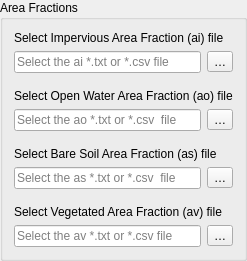
            <widget class="QGroupBox" name="groupBox_2">
             <property name="sizePolicy">
              <sizepolicy hsizetype="Minimum" vsizetype="Minimum">
               <horstretch>0</horstretch>
               <verstretch>0</verstretch>
              </sizepolicy>
             </property>
             <property name="toolTip">
              <string>&lt;html&gt;&lt;head/&gt;&lt;body&gt;&lt;p&gt;Note that ai + ao + as + av = 1.&lt;/p&gt;&lt;/body&gt;&lt;/html&gt;</string>
             </property>
             <property name="title">
              <string>Area Fractions</string>
             </property>
             <layout class="QVBoxLayout" name="verticalLayout_4">
              <item>
               <layout class="QGridLayout" name="gridLayout_2">
                <item row="0" column="0">
                 <widget class="QLabel" name="label_a_i">
                  <property name="sizePolicy">
                   <sizepolicy hsizetype="Minimum" vsizetype="Minimum">
                    <horstretch>0</horstretch>
                    <verstretch>0</verstretch>
                   </sizepolicy>
                  </property>
                  <property name="toolTip">
                   <string>Values of fraction of impervious surface area for each land use class.</string>
                  </property>
                  <property name="whatsThis">
                   <string>This file is a *.txt or *.csv file with values, representing the fraction of impervious surface area for each land use class.</string>
                  </property>
                  <property name="text">
                   <string>&lt;html&gt;&lt;head/&gt;&lt;body&gt;&lt;p&gt;Select Impervious Area Fraction (ai) file&lt;/p&gt;&lt;/body&gt;&lt;/html&gt;</string>
                  </property>
                  <property name="buddy">
                   <cstring>btn_a_i</cstring>
                  </property>
                 </widget>
                </item>
                <item row="1" column="0">
                 <layout class="QHBoxLayout" name="horizontalLayout_12">
                  <item>
                   <widget class="QLineEdit" name="lineEdt_a_i">
                    <property name="toolTip">
                     <string>Values of fraction of impervious surface area for each land use class.</string>
                    </property>
                    <property name="whatsThis">
                     <string>This file is a *.txt or *.csv file with values, representing the fraction of impervious surface area for each land use class.</string>
                    </property>
                    <property name="text">
                     <string/>
                    </property>
                    <property name="placeholderText">
                     <string>Select the ai *.txt or *.csv file</string>
                    </property>
                    <property name="clearButtonEnabled">
                     <bool>true</bool>
                    </property>
                   </widget>
                  </item>
                  <item>
                   <widget class="QToolButton" name="btn_a_i">
                    <property name="toolTip">
                     <string>Values of fraction of impervious surface area for each land use class.</string>
                    </property>
                    <property name="whatsThis">
                     <string>This file is a *.txt or *.csv file with values, representing the fraction of impervious surface area for each land use class.</string>
                    </property>
                    <property name="text">
                     <string>…</string>
                    </property>
                   </widget>
                  </item>
                 </layout>
                </item>
               </layout>
              </item>
              <item>
               <spacer name="verticalSpacer_22">
                <property name="orientation">
                 <enum>Qt::Vertical</enum>
                </property>
                <property name="sizeHint" stdset="0">
                 <size>
                  <width>20</width>
                  <height>10</height>
                 </size>
                </property>
               </spacer>
              </item>
              <item>
               <layout class="QGridLayout" name="gridLayout_25">
                <item row="0" column="0">
                 <widget class="QLabel" name="label_a_o">
                  <property name="sizePolicy">
                   <sizepolicy hsizetype="Minimum" vsizetype="Minimum">
                    <horstretch>0</horstretch>
                    <verstretch>0</verstretch>
                   </sizepolicy>
                  </property>
                  <property name="toolTip">
                   <string>Values of fraction of open-water area for each land use class.</string>
                  </property>
                  <property name="whatsThis">
                   <string>This file is a *.txt or *.csv file with values, representing the fraction of open-water area for each land use class.</string>
                  </property>
                  <property name="text">
                   <string>Select Open Water Area Fraction (ao) file</string>
                  </property>
                  <property name="buddy">
                   <cstring>btn_a_o</cstring>
                  </property>
                 </widget>
                </item>
                <item row="1" column="0">
                 <layout class="QHBoxLayout" name="horizontalLayout_11">
                  <item>
                   <widget class="QLineEdit" name="lineEdt_a_o">
                    <property name="toolTip">
                     <string>Values of fraction of open-water area for each land use class.</string>
                    </property>
                    <property name="whatsThis">
                     <string>This file is a *.txt or *.csv file with values, representing the fraction of open-water area for each land use class.</string>
                    </property>
                    <property name="text">
                     <string/>
                    </property>
                    <property name="placeholderText">
                     <string>Select the ao *.txt or *.csv  file</string>
                    </property>
                    <property name="clearButtonEnabled">
                     <bool>true</bool>
                    </property>
                   </widget>
                  </item>
                  <item>
                   <widget class="QToolButton" name="btn_a_o">
                    <property name="toolTip">
                     <string>Values of fraction of open-water area for each land use class.</string>
                    </property>
                    <property name="whatsThis">
                     <string>This file is a *.txt or *.csv file with values, representing the fraction of open-water area for each land use class.</string>
                    </property>
                    <property name="text">
                     <string>…</string>
                    </property>
                   </widget>
                  </item>
                 </layout>
                </item>
               </layout>
              </item>
              <item>
               <spacer name="verticalSpacer_23">
                <property name="orientation">
                 <enum>Qt::Vertical</enum>
                </property>
                <property name="sizeHint" stdset="0">
                 <size>
                  <width>20</width>
                  <height>10</height>
                 </size>
                </property>
               </spacer>
              </item>
              <item>
               <layout class="QGridLayout" name="gridLayout_30">
                <item row="0" column="0">
                 <widget class="QLabel" name="label_a_s">
                  <property name="sizePolicy">
                   <sizepolicy hsizetype="Minimum" vsizetype="Minimum">
                    <horstretch>0</horstretch>
                    <verstretch>0</verstretch>
                   </sizepolicy>
                  </property>
                  <property name="toolTip">
                   <string>Values of fraction of bare soil area for each land use class.</string>
                  </property>
                  <property name="whatsThis">
                   <string>This file is a *.txt or *.csv file with values, representing the fraction of bare soil area for each land use class.</string>
                  </property>
                  <property name="text">
                   <string>Select Bare Soil Area Fraction (as) file</string>
                  </property>
                  <property name="buddy">
                   <cstring>btn_a_s</cstring>
                  </property>
                 </widget>
                </item>
                <item row="1" column="0">
                 <layout class="QHBoxLayout" name="horizontalLayout_10">
                  <item>
                   <widget class="QLineEdit" name="lineEdt_a_s">
                    <property name="toolTip">
                     <string>Values of fraction of bare soil area for each land use class.</string>
                    </property>
                    <property name="whatsThis">
                     <string>This file is a *.txt or *.csv file with values, representing the fraction of bare soil area for each land use class.</string>
                    </property>
                    <property name="text">
                     <string/>
                    </property>
                    <property name="placeholderText">
                     <string>Select the as *.txt or *.csv  file</string>
                    </property>
                    <property name="clearButtonEnabled">
                     <bool>true</bool>
                    </property>
                   </widget>
                  </item>
                  <item>
                   <widget class="QToolButton" name="btn_a_s">
                    <property name="toolTip">
                     <string>Values of fraction of bare soil area for each land use class.</string>
                    </property>
                    <property name="whatsThis">
                     <string>This file is a *.txt or *.csv file with values, representing the fraction of bare soil area for each land use class.</string>
                    </property>
                    <property name="text">
                     <string>…</string>
                    </property>
                   </widget>
                  </item>
                 </layout>
                </item>
               </layout>
              </item>
              <item>
               <spacer name="verticalSpacer_24">
                <property name="orientation">
                 <enum>Qt::Vertical</enum>
                </property>
                <property name="sizeHint" stdset="0">
                 <size>
                  <width>20</width>
                  <height>10</height>
                 </size>
                </property>
               </spacer>
              </item>
              <item>
               <layout class="QGridLayout" name="gridLayout_31">
                <item row="2" column="0">
                 <layout class="QHBoxLayout" name="horizontalLayout_9">
                  <item>
                   <widget class="QLineEdit" name="lineEdt_a_v">
                    <property name="toolTip">
                     <string>Values of fraction of vegetated area for each land use class.</string>
                    </property>
                    <property name="whatsThis">
                     <string>This file is a *.txt or *.csv file with values, representing the fraction of vegetated area for each land use class.</string>
                    </property>
                    <property name="text">
                     <string/>
                    </property>
                    <property name="placeholderText">
                     <string>Select the av *.txt or *.csv file</string>
                    </property>
                    <property name="clearButtonEnabled">
                     <bool>true</bool>
                    </property>
                   </widget>
                  </item>
                  <item>
                   <widget class="QToolButton" name="btn_a_v">
                    <property name="toolTip">
                     <string>Values of fraction of vegetated area for each land use class.</string>
                    </property>
                    <property name="whatsThis">
                     <string>This file is a *.txt or *.csv file with values, representing the fraction of vegetated area for each land use class.</string>
                    </property>
                    <property name="text">
                     <string>…</string>
                    </property>
                   </widget>
                  </item>
                 </layout>
                </item>
                <item row="1" column="0">
                 <widget class="QLabel" name="label_a_v">
                  <property name="sizePolicy">
                   <sizepolicy hsizetype="Minimum" vsizetype="Minimum">
                    <horstretch>0</horstretch>
                    <verstretch>0</verstretch>
                   </sizepolicy>
                  </property>
                  <property name="toolTip">
                   <string>Values of fraction of vegetated area for each land use class.</string>
                  </property>
                  <property name="whatsThis">
                   <string>This file is a *.txt or *.csv file with values, representing the fraction of vegetated area for each land use class.</string>
                  </property>
                  <property name="text">
                   <string>Select Vegetated Area Fraction (av) file</string>
                  </property>
                  <property name="buddy">
                   <cstring>btn_a_v</cstring>
                  </property>
                 </widget>
                </item>
               </layout>
              </item>
             </layout>
            </widget>
